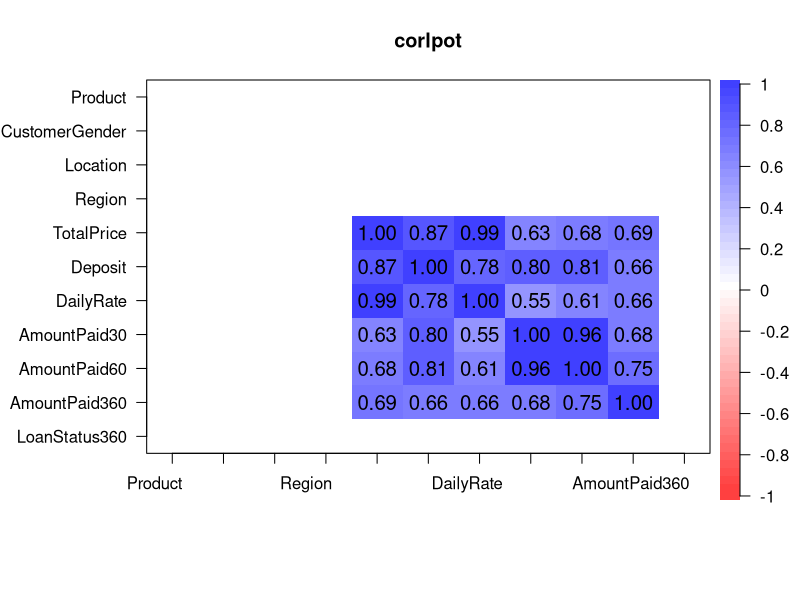

This chart was generated by the following R code: (Note: this script raises an error after producing the figure.)
## ---- chunk 1
#Import relevant packages
library(stats)
library(psych) 
## ---- chunk 2
#loading dataset
setwd('E:/Documents/Reinp/GitHub Respositories/Loan_Prediction-with-RStudio')
ds_asses<-read.table('Data Science assessment.csv', header=TRUE,sep=",")
#ds_asses[,-14]  #Reads only the required columns in csv
View(ds_asses)
attach(ds_asses)
## ---- chunk 3
#summary statistics
names(ds_asses) #display variable names
summary(ds_asses) #summarizes the dataset
describe(ds_asses) 
## ---- chunk 4
#learn more about the dataset
help(ds_asses)
??ds_asses
str(ds_asses)
class(ds_asses)
typeof(ds_asses) 
length(ds_asses) 
#attributes(ds_asses) #columnnames(ds_asses), class(ds_asses), row.names(ds_asses)
## ---- chunk 5
#distribution of input variables
table(ds_asses$LoanStatus360)
table(ds_asses$CustomerGender)
table(ds_asses$Product)
table(ds_asses$Region)
table(ds_asses$DailyRate)
table(ds_asses$TotalPrice)
table(ds_asses$Deposit)
## ---- chunk 6
#unique values per column
unique(ds_asses$ DailyRate)
unique(ds_asses$ TotalPrice)
unique(ds_asses$ Deposit)
unique(ds_asses$ TotalDays)
## ---- chunk 7
# Distribution of LoanStatus360 accross input variables 
tabLoanStatus360gender <- xtabs(~LoanStatus360+CustomerGender,data= ds_asses)
tabLoanStatus360gender
tabLoanStatus360product <- xtabs(~LoanStatus360+Product,data= ds_asses)
tabLoanStatus360product
tabLoanStatus360region <- xtabs(~LoanStatus360+Region,data= ds_asses)
tabLoanStatus360region
tabLoanStatus360deposit <- xtabs(~LoanStatus360+Deposit,data= ds_asses)
tabLoanStatus360deposit
tabLoanStatus360dailyrate <- xtabs(~LoanStatus360+DailyRate,data= ds_asses)
tabLoanStatus360dailyrate
tabLoanStatus360totalprice <- xtabs(~LoanStatus360+TotalPrice,data= ds_asses)
tabLoanStatus360totalprice
## ---- chunk 8
#convert categorical variables to integer data types for regression purpose
ds_asses [,1]=as.integer(ds_asses [,1])
is.factor(ds_asses [,1])
is.integer(ds_asses [,1])
is.character(ds_asses [,1])
ds_asses [,2]=as.integer(ds_asses [,2])-1
is.factor(ds_asses [,2])
is.integer(ds_asses [,2])
is.character(ds_asses [,2])
ds_asses [,3]=as.integer(ds_asses [,3])
is.factor(ds_asses [,3])
is.integer(ds_asses [,3])
is.character(ds_asses [,3])
ds_asses [,4]=as.integer(ds_asses [,4])
is.factor(ds_asses [,4])
is.integer(ds_asses [,4])
is.character(ds_asses [,4])
ds_asses [,13]=as.integer(ds_asses [,13])-1
is.factor(ds_asses [,13])
is.integer(ds_asses [,13])
is.character(ds_asses [,13])
View(ds_asses)
## ---- chunk 9
cor_ds_asses1 <- cor(ds_asses [, c("Product", "CustomerGender", "Location", 
"Region" ,"TotalPrice", "Deposit", "DailyRate", "TotalDays", "AmountPaid30", 
"AmountPaid60", "AmountPaid360", "LoanStatus360")])
cor_ds_asses1

#Drop TotalDays column as it is not correlated with the rest of the columns
cor_ds_asses <- round(cor(ds_asses [, c("Product", "CustomerGender", "Location", 
"Region" ,"TotalPrice", "Deposit", "DailyRate", "AmountPaid30", "AmountPaid60", 
"AmountPaid360", "LoanStatus360")]),2)
cor_ds_asses
## ---- chunk 10
# we create a heatmap to visualize correlations

cor.plot((ds_asses [, c("Product", "CustomerGender", "Location", "Region" ,
"TotalPrice", "Deposit", "DailyRate", "AmountPaid30", "AmountPaid60",
"AmountPaid360", "LoanStatus360")]),numbers=TRUE,main="corlpot")

#or

# Get lower triangle of the correlation matrix
  get_lower_tri <- function(cor_ds_asses){
    cor_ds_asses[upper.tri(cor_ds_asses)]<- NA
    return(cor_ds_asses)
  }
lower_tri <- get_lower_tri(cor_ds_asses)
lower_tri

# Get upper triangle of the correlation matrix
  get_upper_tri <- function(cor_ds_asses){
    cor_ds_asses[lower.tri(cor_ds_asses)]<- NA
    return(cor_ds_asses)
  }
upper_tri <- get_upper_tri(cor_ds_asses)
upper_tri

# Reorder the correlation matrix
reorder_cor_ds_asses <- function(cor_ds_asses){
# Use correlation between variables as distance
dd <- as.dist((1-cor_ds_asses)/2)
hc <- hclust(dd)
cor_ds_asses <-cor_ds_asses[hc$order, hc$order]
}
cor_ds_asses <- reorder_cor_ds_asses(cor_ds_asses)
# Melt the correlation matrix
library(reshape2)

melted_cor_ds_asses <- melt(upper_tri, na.rm = TRUE)

library(ggplot2)
ggplot(data = melted_cor_ds_asses, aes(Var2, Var1, fill = value))+
 geom_tile(color = "white")+ 
 scale_fill_gradient2(low = "blue", high = "red", mid = "green", 
   midpoint = 0, limit = c(-1,1), space = "Lab", 
   name="Pearson\nCorrelation") +
  theme_minimal()+ 
 theme(axis.text.x = element_text(angle = 45, vjust = 1, 
    size = 12, hjust = 1))+
 coord_fixed()
## ---- chunk 11
#additive model investigates only the main effects of predictors. 
#It assumes that the relationship between a given predictor variable 
#and the outcome is independent of the other predictor variables

#From the correlation table, we see that the AmountPaid360 is most 
#strongly correlated with AmountPaid60. But in addition, we also see that 
#TotalPrice and Deposit are positively correlated. 

#We want to compute the association of the outcome variable AmountPaid360 
#with each predictor while adjusting for the effect of the remaining predictors. 

#Both the multivariate regression and the correlation measure how strongly 
#the features are associated with the outcome (AmountPaid360). When comparing 
#the regression coefficients with the correlation coefficients, we will see 
#that they are slightly different.Ccorrelation computes bivariate relationship 
#between the outcome variable and a single predictor (ignoring all other 
#predictors) while a multiple regression asks if that predictor is related 
#to the outcome after controlling for all the other predictors in the model.

mlm1a <- lm(AmountPaid360 ~ Product + CustomerGender + Location + Region 
+ TotalPrice + Deposit + DailyRate + AmountPaid30 + AmountPaid60, 
data=ds_asses) #multivariate regression
summary(mlm1a)
## ---- chunk 12
#DropDailyRate
mlm2a <- lm(AmountPaid360 ~ Product + CustomerGender + Location + 
Region + TotalPrice + Deposit + AmountPaid30 + AmountPaid60, 
data=ds_asses) #multivariate regression
summary(mlm2a)

#Observed value in data is 13621
newdata <- data.frame(Product =2,  CustomerGender=1, Location=109, 
Region=11, TotalPrice=16600, Deposit=2000, AmountPaid30=3121, 
AmountPaid60=4241)
p <- predict(mlm2a, newdata, interval="confidence")
p

## ---- chunk 13
#Drop Location does not contribute to the model
mlm3a <- lm(AmountPaid360 ~ Product + CustomerGender + Region + 
TotalPrice + Deposit + AmountPaid30 + AmountPaid60, data=ds_asses) 
#multivariate regression
summary(mlm3a)

#Observed value in data is 13621
newdata1 <- data.frame(Product=2, CustomerGender=1, Region=11, 
TotalPrice=16600, Deposit=2000, AmountPaid30=3121, AmountPaid60=4241)
p1 <- predict(mlm3a, newdata1, interval="confidence")
p1
## ---- chunk 14
#Drop Product does not contribute to the model
#Final Model
mlm4a <- lm(AmountPaid360 ~ CustomerGender + Region + TotalPrice + 
Deposit + AmountPaid30 + AmountPaid60, data=ds_asses) 
#multivariate regression
summary(mlm4a)

#Observed value in data is 13621
newdata2 <- data.frame(CustomerGender=1, Region=11, TotalPrice=16600, 
Deposit=2000, AmountPaid30=3121, AmountPaid60=4241)
p2 <- predict(mlm4a, newdata2, interval="confidence")
p2

sigma(mlm4a) # Residual Standard Error (RSE). The lower the RSE, the more 
#accurate the model (on the data in hand).
sigma(mlm4a)/mean(ds_asses$AmountPaid360) #The error rate
coefficients(mlm4a) # model coefficients
confint(mlm4a, level=0.95) # CIs for model parameters
anova(mlm4a) # anova table
vcov(mlm4a) # covariance matrix for model parameters
## ---- chunk 15
#fitted(mlm4a) # predicted values
## ---- chunk 16
#residuals(mlm4a) # residuals
## ---- chunk 17
#influence(mlm4a) # regression diagnostics $hat $coefficients $sigma 
#$wt. residuals
## ---- chunk 18
#Understanding Accuracy of the final model with Actual vs Predicted
plot(fitted(mlm4a), ds_asses$AmountPaid360, 
     ylab="Actual", xlab="Predicted", 
     main="AmountPaid360")

#Accuracy of the final model with Residual vs Predicted
#positive values for the residual (on the y-axis) mean the prediction 
#was too low, and negative values mean the prediction was too high; 
#0 means the guess was exactly correct.
plot(fitted(mlm4a), residuals(mlm4a), 
     ylab="Residuals", xlab="Predicted", 
     main="AmountPaid360")
abline(0,0)
## ---- chunk 19

#The final multiple regression model equation can be written as AmountPaid360 =
#-643.7088144 + 150.3377772*CustomerGender + 29.2051094*Region + 
#0.4946036*TotalPrice - 1.0720393*Deposit - 1.1353656*AmountPaid30 + 
#2.5102698*AmountPaid60.


#The overall quality of the model can be assessed by examining the R-squared (R2) 
#and Residual Standard Error (RSE).

#R2 represents the correlation coefficient between the observed values of the 
#outcome variable (y) and the predicted values of y. For this reason, the value of 
#R will always be positive and will range from zero to one. R2 represents the 
#proportion of variance, in the outcome variable y, that may be predicted by 
#knowing the value of the x variables. An R2 value close to 1 indicates that the 
#model explains a large portion of the variance in the outcome variable. Problem 
#with the R2, is that, it will always increase when more variables are added to 
#the model, even if those variables are only weakly associated with the response. A 
#solution is to adjust the R2 by taking into account the number of predictor variables.

#The adjusted R2 = 0.6527, meaning that “65.27% of the variance in the measure of 
#AmountPaid360 can be predicted by CustomerGender, Region, TotalPrice, Deposit,  
#AmountPaid30 and AmountPaid60.
#In our multiple regression model, the RSE is 3934.305 corresponding to 26.8% error rate.
## ---- chunk 20
#Classification model to predict LoanStatus360
ds_asses1 <- ds_asses [, c("Product", "CustomerGender", "Location", "Region" ,
"TotalPrice", "Deposit", "DailyRate", "AmountPaid30", "AmountPaid60", 
"LoanStatus360")]

# see the stucture
head(ds_asses1)
tail(ds_asses1)

#1.Shuffle your data
#From the head and tail output, you can see if the data is shuffled or not. 
#If not shuffled it will be a big issue! When you will split your data between 
#a train set and test set, you will select only loanstatus 0 and 1 (No 2 are in 
#the top 80 percent of the observations), which means the algorithm will never see 
#the features of 2. This mistake will lead to poor prediction.

shuffle_index <- sample(1:nrow(ds_asses1)) #Generate a random list of index from 
#1 to 9195
head(shuffle_index)
tail(shuffle_index)
ds_asses2 <- ds_asses1[shuffle_index, ]
head(ds_asses2)
tail(ds_asses2)

#2.Create a train and test set: You train the model on the train set and test the 
#prediction on the test set (i.e. unseen data)

#Split the data 80/20, 80 percent of the data serves to train the model, and 20 
#percent to make predictions

#Function to create two separate data frames. You don't want to touch the test set 
#until you finish building your model

create_train_test <- function(data, size = 0.8, train = TRUE) #Add the arguments in 
  #the function
  {
    n_row = nrow(data) #Count number of rows in the dataset
    total_row = size * n_row #Return the nth row to construct the train set
    train_sample <- 1: total_row #Select the first row to the nth rows
    if (train == TRUE) {
        return (data[train_sample, ]) #If condition sets to true, return the 
      #train set, else the test set
    } else {
        return (data[-train_sample, ])
    }
}

data_train <- create_train_test(ds_asses2, 0.8, train = TRUE)
data_test <- create_train_test(ds_asses2, 0.8, train = FALSE)
dim(data_train)
dim(data_test)

#Verify Randomization Process
prop.table(table(data_train$CustomerGender))
prop.table(table(data_test$CustomerGender))

#3.Buildthemodel

library(rpart)
fit <- rpart(LoanStatus360~., data = data_train, method = 'class')
fit


#4.Make a Prediction

predict_unseen <-predict(fit, data_test, type = 'class')
table_mat <- table(data_test$LoanStatus360, predict_unseen)
table_mat

library(gmodels)
#understand the relationship of the classes of your test data related to your model 
CrossTable(x = data_test$LoanStatus360, y = predict_unseen, prop.chisq=FALSE)

#5.MeasurePerfomance
#compute an accuracy measure for classification task with the confusion matrix. The
#general idea is to count the number of times True instances are classified as False.

accuracy_Test <- sum(diag(table_mat)) / sum(table_mat)
print(paste('Accuracy for test', accuracy_Test))

## ---- chunk 21
#Knn Classification model to predict LoanStatus360

# see the stucture
head(ds_asses1)
tail(ds_asses1)

# Division of `LoanStatus360`
table(ds_asses1$LoanStatus360) 

# Percentual division of `LoanStatus360`
round(prop.table(table(ds_asses1$LoanStatus360)) * 100, digits = 2)

##Generate a random number that is 70% of the total number of rows in dataset.
 ran <- sample(1:nrow(ds_asses1), 0.7 * nrow(ds_asses1))

##the normalization function is created
 nor <-function(x) { (x -min(x))/(max(x)-min(x))   }
 
 ##Run nomalization on predictor coulumns of dataset
 ds_asses1_norm <- as.data.frame(lapply(ds_asses[,c("Product", "CustomerGender",
 "Location", "Region" ,"TotalPrice", "Deposit", "DailyRate", "AmountPaid30", 
 "AmountPaid60")], nor))
 summary(ds_asses1_norm)
 
 ##extract training set
ds_asses1_train <- ds_asses1_norm[ran,]
##extract testing set
ds_asses1_test <- ds_asses1_norm[-ran,]

dim(ds_asses1_train)
dim(ds_asses1_test)


#Verify Randomization Process
prop.table(table(ds_asses1_train$Product))
prop.table(table(ds_asses1_test$Product))
prop.table(table(ds_asses1_train$CustomerGender))
prop.table(table(ds_asses1_test$CustomerGender))

##extract 10th column of train dataset because it will be used as 'cl' argument 
#in knn function.
ds_asses1_target_category <- ds_asses1[ran,10]

 ##extract 10th column if test dataset to measure the accuracy
 ds_asses1_test_category <- ds_asses1[-ran,10]
 
 ##load the package class
 library(class)
 
 #To choose the appropiate number of k, the most widely used method is to do the 
 #square root of the rows

sqrt(nrow(ds_asses1))

##run knn function
 prk <- knn(ds_asses1_train,ds_asses1_test,cl=ds_asses1_target_category,k=96,prob = TRUE)
 
#check the extent inside the knn model.

prk.prob <- attr(prk, "prob")
head(prk)
head(prk.prob)

#understand the relationship of the classes of your test data relate to your model 
CrossTable(x = ds_asses1_test_category, y = prk, prop.chisq=FALSE)

 ##create confusion matrix
 tabc <- table(prk,ds_asses1_test_category)
 tabc
 
 ##this function divides the correct predictions by total number of predictions 
 #that tell us how accurate the model is.
 
 accuracy <- function(x){sum(diag(x)/(sum(rowSums(x)))) * 100}
 accuracy(tabc)
 
 #check which ‘K’ value will result in the most accurate model

i=1
k.optm=1
for (i in 1:96){
knn.mod <- knn(train=ds_asses1_train, test=ds_asses1_test, cl=ds_asses1_target_category, k=i)
k.optm[i] <- 100 * sum(ds_asses1_test_category == knn.mod)/NROW(ds_asses1_test_category)
k=i  
    cat(k,'=',k.optm[i],'\n')
}

# Maximum accuracy at k=12, after that, it seems increasing K increases the classification 
#but reduces success rate. It is worse to class LoanStatus360 as good when it is bad, 
#than it is to class LoanStatus360 as bad when it is good.

plot(k.optm, type = 'b', xlab="K- Value", ylab="Accuracy level")
## ---- chunk 22
#Challenges faced in building the models


#1. categorical data are too many. Focus more on collecting integer data type features like 
#the Amount of Income, size of the family, age, loan amount.
